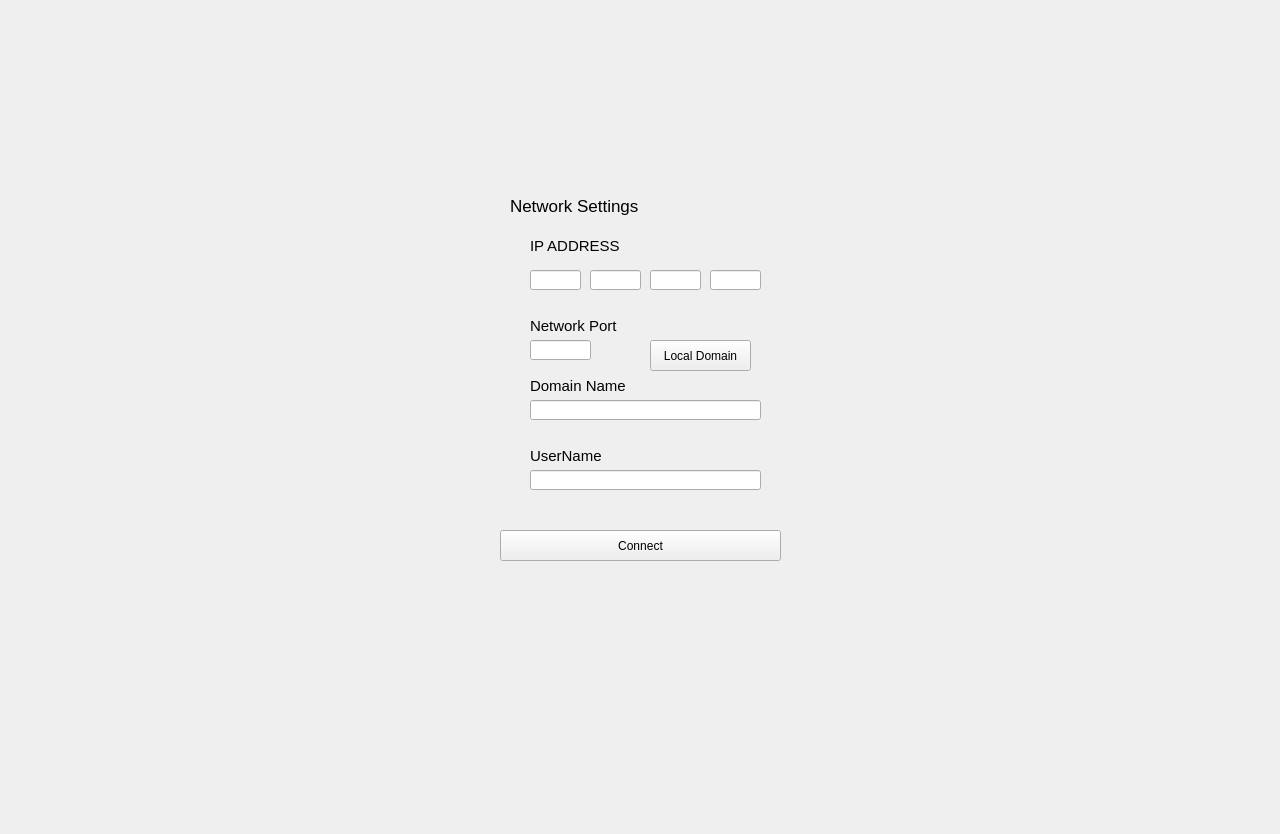
<?xml version="1.0" encoding="UTF-8"?>
<ui version="4.0">
 <class>MainWindow</class>
 <widget class="QMainWindow" name="MainWindow">
  <property name="geometry">
   <rect>
    <x>0</x>
    <y>0</y>
    <width>1280</width>
    <height>834</height>
   </rect>
  </property>
  <property name="windowTitle">
   <string>MainWindow</string>
  </property>
  <widget class="QWidget" name="centralwidget">
   <widget class="QStackedWidget" name="stackedWidget">
    <property name="geometry">
     <rect>
      <x>0</x>
      <y>0</y>
      <width>1281</width>
      <height>811</height>
     </rect>
    </property>
    <property name="currentIndex">
     <number>0</number>
    </property>
    <widget class="QWidget" name="page">
     <widget class="QWidget" name="widget" native="true">
      <property name="geometry">
       <rect>
        <x>500</x>
        <y>170</y>
        <width>281</width>
        <height>431</height>
       </rect>
      </property>
      <property name="acceptDrops">
       <bool>false</bool>
      </property>
      <property name="autoFillBackground">
       <bool>false</bool>
      </property>
      <widget class="QLabel" name="label">
       <property name="geometry">
        <rect>
         <x>10</x>
         <y>20</y>
         <width>131</width>
         <height>31</height>
        </rect>
       </property>
       <property name="font">
        <font>
         <pointsize>13</pointsize>
        </font>
       </property>
       <property name="text">
        <string>Network Settings</string>
       </property>
      </widget>
      <widget class="QLabel" name="label_2">
       <property name="geometry">
        <rect>
         <x>30</x>
         <y>60</y>
         <width>131</width>
         <height>31</height>
        </rect>
       </property>
       <property name="font">
        <font>
         <pointsize>11</pointsize>
        </font>
       </property>
       <property name="text">
        <string>IP ADDRESS</string>
       </property>
      </widget>
      <widget class="QLineEdit" name="ipEdit">
       <property name="geometry">
        <rect>
         <x>30</x>
         <y>100</y>
         <width>51</width>
         <height>20</height>
        </rect>
       </property>
      </widget>
      <widget class="QLineEdit" name="ipEdit_2">
       <property name="geometry">
        <rect>
         <x>90</x>
         <y>100</y>
         <width>51</width>
         <height>20</height>
        </rect>
       </property>
      </widget>
      <widget class="QLineEdit" name="ipEdit_3">
       <property name="geometry">
        <rect>
         <x>150</x>
         <y>100</y>
         <width>51</width>
         <height>20</height>
        </rect>
       </property>
      </widget>
      <widget class="QLineEdit" name="ipEdit_4">
       <property name="geometry">
        <rect>
         <x>210</x>
         <y>100</y>
         <width>51</width>
         <height>20</height>
        </rect>
       </property>
      </widget>
      <widget class="QLabel" name="label_3">
       <property name="geometry">
        <rect>
         <x>30</x>
         <y>140</y>
         <width>131</width>
         <height>31</height>
        </rect>
       </property>
       <property name="font">
        <font>
         <pointsize>11</pointsize>
        </font>
       </property>
       <property name="text">
        <string>Network Port</string>
       </property>
      </widget>
      <widget class="QLineEdit" name="networkEdit">
       <property name="geometry">
        <rect>
         <x>30</x>
         <y>170</y>
         <width>61</width>
         <height>20</height>
        </rect>
       </property>
      </widget>
      <widget class="QLabel" name="label_4">
       <property name="geometry">
        <rect>
         <x>30</x>
         <y>200</y>
         <width>131</width>
         <height>31</height>
        </rect>
       </property>
       <property name="font">
        <font>
         <pointsize>11</pointsize>
        </font>
       </property>
       <property name="text">
        <string>Domain Name</string>
       </property>
      </widget>
      <widget class="QLineEdit" name="domainEdit">
       <property name="geometry">
        <rect>
         <x>30</x>
         <y>230</y>
         <width>231</width>
         <height>20</height>
        </rect>
       </property>
      </widget>
      <widget class="QPushButton" name="domainButton">
       <property name="geometry">
        <rect>
         <x>150</x>
         <y>170</y>
         <width>101</width>
         <height>31</height>
        </rect>
       </property>
       <property name="text">
        <string>Local Domain</string>
       </property>
      </widget>
      <widget class="QPushButton" name="connectButton">
       <property name="geometry">
        <rect>
         <x>0</x>
         <y>360</y>
         <width>281</width>
         <height>31</height>
        </rect>
       </property>
       <property name="text">
        <string>Connect</string>
       </property>
      </widget>
      <widget class="QLineEdit" name="userEdit">
       <property name="geometry">
        <rect>
         <x>30</x>
         <y>300</y>
         <width>231</width>
         <height>20</height>
        </rect>
       </property>
      </widget>
      <widget class="QLabel" name="label_5">
       <property name="geometry">
        <rect>
         <x>30</x>
         <y>270</y>
         <width>131</width>
         <height>31</height>
        </rect>
       </property>
       <property name="font">
        <font>
         <pointsize>11</pointsize>
        </font>
       </property>
       <property name="text">
        <string>UserName</string>
       </property>
      </widget>
     </widget>
    </widget>
    <widget class="QWidget" name="page_2">
     <widget class="QPushButton" name="newButton">
      <property name="geometry">
       <rect>
        <x>180</x>
        <y>700</y>
        <width>851</width>
        <height>71</height>
       </rect>
      </property>
      <property name="font">
       <font>
        <family>Arial</family>
        <pointsize>25</pointsize>
       </font>
      </property>
      <property name="text">
       <string>New</string>
      </property>
     </widget>
     <widget class="QPushButton" name="newButton_2">
      <property name="geometry">
       <rect>
        <x>1090</x>
        <y>700</y>
        <width>171</width>
        <height>71</height>
       </rect>
      </property>
      <property name="font">
       <font>
        <family>Arial</family>
        <pointsize>25</pointsize>
       </font>
      </property>
      <property name="text">
       <string>Refresh</string>
      </property>
     </widget>
     <widget class="QLabel" name="title1">
      <property name="geometry">
       <rect>
        <x>80</x>
        <y>10</y>
        <width>181</width>
        <height>31</height>
       </rect>
      </property>
      <property name="font">
       <font>
        <family>Arial</family>
        <pointsize>15</pointsize>
       </font>
      </property>
      <property name="text">
       <string/>
      </property>
      <property name="alignment">
       <set>Qt::AlignCenter</set>
      </property>
     </widget>
     <widget class="QLabel" name="contents1">
      <property name="geometry">
       <rect>
        <x>80</x>
        <y>40</y>
        <width>1101</width>
        <height>81</height>
       </rect>
      </property>
      <property name="font">
       <font>
        <family>Arial</family>
        <pointsize>10</pointsize>
       </font>
      </property>
      <property name="text">
       <string/>
      </property>
      <property name="alignment">
       <set>Qt::AlignLeading|Qt::AlignLeft|Qt::AlignTop</set>
      </property>
     </widget>
     <widget class="QLabel" name="username1">
      <property name="geometry">
       <rect>
        <x>540</x>
        <y>10</y>
        <width>191</width>
        <height>31</height>
       </rect>
      </property>
      <property name="font">
       <font>
        <family>Arial</family>
        <pointsize>15</pointsize>
       </font>
      </property>
      <property name="text">
       <string/>
      </property>
      <property name="alignment">
       <set>Qt::AlignCenter</set>
      </property>
     </widget>
     <widget class="QLabel" name="time1">
      <property name="geometry">
       <rect>
        <x>870</x>
        <y>10</y>
        <width>311</width>
        <height>31</height>
       </rect>
      </property>
      <property name="font">
       <font>
        <family>Arial</family>
        <pointsize>15</pointsize>
       </font>
      </property>
      <property name="text">
       <string/>
      </property>
      <property name="alignment">
       <set>Qt::AlignRight|Qt::AlignTrailing|Qt::AlignVCenter</set>
      </property>
     </widget>
     <widget class="QLabel" name="username1_2">
      <property name="geometry">
       <rect>
        <x>540</x>
        <y>140</y>
        <width>191</width>
        <height>31</height>
       </rect>
      </property>
      <property name="font">
       <font>
        <family>Arial</family>
        <pointsize>15</pointsize>
       </font>
      </property>
      <property name="text">
       <string/>
      </property>
      <property name="alignment">
       <set>Qt::AlignCenter</set>
      </property>
     </widget>
     <widget class="QLabel" name="contents1_2">
      <property name="geometry">
       <rect>
        <x>80</x>
        <y>170</y>
        <width>1101</width>
        <height>81</height>
       </rect>
      </property>
      <property name="font">
       <font>
        <family>Arial</family>
        <pointsize>10</pointsize>
       </font>
      </property>
      <property name="text">
       <string/>
      </property>
      <property name="alignment">
       <set>Qt::AlignLeading|Qt::AlignLeft|Qt::AlignTop</set>
      </property>
     </widget>
     <widget class="QLabel" name="time1_2">
      <property name="geometry">
       <rect>
        <x>870</x>
        <y>140</y>
        <width>311</width>
        <height>31</height>
       </rect>
      </property>
      <property name="font">
       <font>
        <family>Arial</family>
        <pointsize>15</pointsize>
       </font>
      </property>
      <property name="text">
       <string/>
      </property>
      <property name="alignment">
       <set>Qt::AlignRight|Qt::AlignTrailing|Qt::AlignVCenter</set>
      </property>
     </widget>
     <widget class="QLabel" name="title1_2">
      <property name="geometry">
       <rect>
        <x>80</x>
        <y>140</y>
        <width>181</width>
        <height>31</height>
       </rect>
      </property>
      <property name="font">
       <font>
        <family>Arial</family>
        <pointsize>15</pointsize>
       </font>
      </property>
      <property name="text">
       <string/>
      </property>
      <property name="alignment">
       <set>Qt::AlignCenter</set>
      </property>
     </widget>
     <widget class="QLabel" name="username1_3">
      <property name="geometry">
       <rect>
        <x>540</x>
        <y>270</y>
        <width>191</width>
        <height>31</height>
       </rect>
      </property>
      <property name="font">
       <font>
        <family>Arial</family>
        <pointsize>15</pointsize>
       </font>
      </property>
      <property name="text">
       <string/>
      </property>
      <property name="alignment">
       <set>Qt::AlignCenter</set>
      </property>
     </widget>
     <widget class="QLabel" name="contents1_3">
      <property name="geometry">
       <rect>
        <x>80</x>
        <y>300</y>
        <width>1101</width>
        <height>81</height>
       </rect>
      </property>
      <property name="font">
       <font>
        <family>Arial</family>
        <pointsize>10</pointsize>
       </font>
      </property>
      <property name="text">
       <string/>
      </property>
      <property name="alignment">
       <set>Qt::AlignLeading|Qt::AlignLeft|Qt::AlignTop</set>
      </property>
     </widget>
     <widget class="QLabel" name="time1_3">
      <property name="geometry">
       <rect>
        <x>870</x>
        <y>270</y>
        <width>311</width>
        <height>31</height>
       </rect>
      </property>
      <property name="font">
       <font>
        <family>Arial</family>
        <pointsize>15</pointsize>
       </font>
      </property>
      <property name="text">
       <string/>
      </property>
      <property name="alignment">
       <set>Qt::AlignRight|Qt::AlignTrailing|Qt::AlignVCenter</set>
      </property>
     </widget>
     <widget class="QLabel" name="title1_3">
      <property name="geometry">
       <rect>
        <x>80</x>
        <y>270</y>
        <width>181</width>
        <height>31</height>
       </rect>
      </property>
      <property name="font">
       <font>
        <family>Arial</family>
        <pointsize>15</pointsize>
       </font>
      </property>
      <property name="text">
       <string/>
      </property>
      <property name="alignment">
       <set>Qt::AlignCenter</set>
      </property>
     </widget>
     <widget class="QLabel" name="username1_4">
      <property name="geometry">
       <rect>
        <x>540</x>
        <y>400</y>
        <width>191</width>
        <height>31</height>
       </rect>
      </property>
      <property name="font">
       <font>
        <family>Arial</family>
        <pointsize>15</pointsize>
       </font>
      </property>
      <property name="text">
       <string/>
      </property>
      <property name="alignment">
       <set>Qt::AlignCenter</set>
      </property>
     </widget>
     <widget class="QLabel" name="contents1_4">
      <property name="geometry">
       <rect>
        <x>80</x>
        <y>430</y>
        <width>1101</width>
        <height>81</height>
       </rect>
      </property>
      <property name="font">
       <font>
        <family>Arial</family>
        <pointsize>10</pointsize>
       </font>
      </property>
      <property name="text">
       <string/>
      </property>
      <property name="alignment">
       <set>Qt::AlignLeading|Qt::AlignLeft|Qt::AlignTop</set>
      </property>
     </widget>
     <widget class="QLabel" name="time1_4">
      <property name="geometry">
       <rect>
        <x>870</x>
        <y>400</y>
        <width>311</width>
        <height>31</height>
       </rect>
      </property>
      <property name="font">
       <font>
        <family>Arial</family>
        <pointsize>15</pointsize>
       </font>
      </property>
      <property name="text">
       <string/>
      </property>
      <property name="alignment">
       <set>Qt::AlignRight|Qt::AlignTrailing|Qt::AlignVCenter</set>
      </property>
     </widget>
     <widget class="QLabel" name="title1_4">
      <property name="geometry">
       <rect>
        <x>80</x>
        <y>400</y>
        <width>181</width>
        <height>31</height>
       </rect>
      </property>
      <property name="font">
       <font>
        <family>Arial</family>
        <pointsize>15</pointsize>
       </font>
      </property>
      <property name="text">
       <string/>
      </property>
      <property name="alignment">
       <set>Qt::AlignCenter</set>
      </property>
     </widget>
     <widget class="QLabel" name="username1_5">
      <property name="geometry">
       <rect>
        <x>540</x>
        <y>540</y>
        <width>191</width>
        <height>31</height>
       </rect>
      </property>
      <property name="font">
       <font>
        <family>Arial</family>
        <pointsize>15</pointsize>
       </font>
      </property>
      <property name="text">
       <string/>
      </property>
      <property name="alignment">
       <set>Qt::AlignCenter</set>
      </property>
     </widget>
     <widget class="QLabel" name="contents1_5">
      <property name="geometry">
       <rect>
        <x>80</x>
        <y>570</y>
        <width>1101</width>
        <height>81</height>
       </rect>
      </property>
      <property name="font">
       <font>
        <family>Arial</family>
        <pointsize>10</pointsize>
       </font>
      </property>
      <property name="text">
       <string/>
      </property>
      <property name="alignment">
       <set>Qt::AlignLeading|Qt::AlignLeft|Qt::AlignTop</set>
      </property>
     </widget>
     <widget class="QLabel" name="time1_5">
      <property name="geometry">
       <rect>
        <x>870</x>
        <y>540</y>
        <width>311</width>
        <height>31</height>
       </rect>
      </property>
      <property name="font">
       <font>
        <family>Arial</family>
        <pointsize>15</pointsize>
       </font>
      </property>
      <property name="text">
       <string/>
      </property>
      <property name="alignment">
       <set>Qt::AlignRight|Qt::AlignTrailing|Qt::AlignVCenter</set>
      </property>
     </widget>
     <widget class="QLabel" name="title1_5">
      <property name="geometry">
       <rect>
        <x>80</x>
        <y>540</y>
        <width>181</width>
        <height>31</height>
       </rect>
      </property>
      <property name="font">
       <font>
        <family>Arial</family>
        <pointsize>15</pointsize>
       </font>
      </property>
      <property name="text">
       <string/>
      </property>
      <property name="alignment">
       <set>Qt::AlignCenter</set>
      </property>
     </widget>
     <widget class="Line" name="line">
      <property name="geometry">
       <rect>
        <x>-3</x>
        <y>510</y>
        <width>1281</width>
        <height>20</height>
       </rect>
      </property>
      <property name="orientation">
       <enum>Qt::Horizontal</enum>
      </property>
     </widget>
     <widget class="Line" name="line_2">
      <property name="geometry">
       <rect>
        <x>10</x>
        <y>380</y>
        <width>1281</width>
        <height>20</height>
       </rect>
      </property>
      <property name="orientation">
       <enum>Qt::Horizontal</enum>
      </property>
     </widget>
     <widget class="Line" name="line_3">
      <property name="geometry">
       <rect>
        <x>0</x>
        <y>250</y>
        <width>1281</width>
        <height>20</height>
       </rect>
      </property>
      <property name="orientation">
       <enum>Qt::Horizontal</enum>
      </property>
     </widget>
     <widget class="Line" name="line_4">
      <property name="geometry">
       <rect>
        <x>0</x>
        <y>120</y>
        <width>1281</width>
        <height>20</height>
       </rect>
      </property>
      <property name="orientation">
       <enum>Qt::Horizontal</enum>
      </property>
     </widget>
    </widget>
    <widget class="QWidget" name="page_3">
     <widget class="QLabel" name="label_6">
      <property name="geometry">
       <rect>
        <x>90</x>
        <y>50</y>
        <width>131</width>
        <height>31</height>
       </rect>
      </property>
      <property name="font">
       <font>
        <family>Arial</family>
        <pointsize>20</pointsize>
       </font>
      </property>
      <property name="layoutDirection">
       <enum>Qt::LeftToRight</enum>
      </property>
      <property name="text">
       <string>Title :</string>
      </property>
      <property name="alignment">
       <set>Qt::AlignRight|Qt::AlignTrailing|Qt::AlignVCenter</set>
      </property>
     </widget>
     <widget class="QLabel" name="label_7">
      <property name="geometry">
       <rect>
        <x>100</x>
        <y>120</y>
        <width>141</width>
        <height>31</height>
       </rect>
      </property>
      <property name="font">
       <font>
        <family>Arial</family>
        <pointsize>20</pointsize>
       </font>
      </property>
      <property name="text">
       <string>Contents :</string>
      </property>
     </widget>
     <widget class="QLineEdit" name="lineEdit">
      <property name="geometry">
       <rect>
        <x>250</x>
        <y>50</y>
        <width>881</width>
        <height>41</height>
       </rect>
      </property>
      <property name="font">
       <font>
        <family>Arial</family>
        <pointsize>20</pointsize>
       </font>
      </property>
     </widget>
     <widget class="QTextEdit" name="textEdit">
      <property name="geometry">
       <rect>
        <x>250</x>
        <y>120</y>
        <width>881</width>
        <height>481</height>
       </rect>
      </property>
      <property name="font">
       <font>
        <pointsize>13</pointsize>
       </font>
      </property>
     </widget>
     <widget class="QPushButton" name="submitButton">
      <property name="geometry">
       <rect>
        <x>250</x>
        <y>610</y>
        <width>881</width>
        <height>71</height>
       </rect>
      </property>
      <property name="font">
       <font>
        <family>Arial</family>
        <pointsize>25</pointsize>
       </font>
      </property>
      <property name="text">
       <string>Submit</string>
      </property>
     </widget>
    </widget>
   </widget>
  </widget>
  <widget class="QMenuBar" name="menubar">
   <property name="geometry">
    <rect>
     <x>0</x>
     <y>0</y>
     <width>1280</width>
     <height>21</height>
    </rect>
   </property>
  </widget>
 </widget>
 <resources/>
 <connections/>
</ui>
